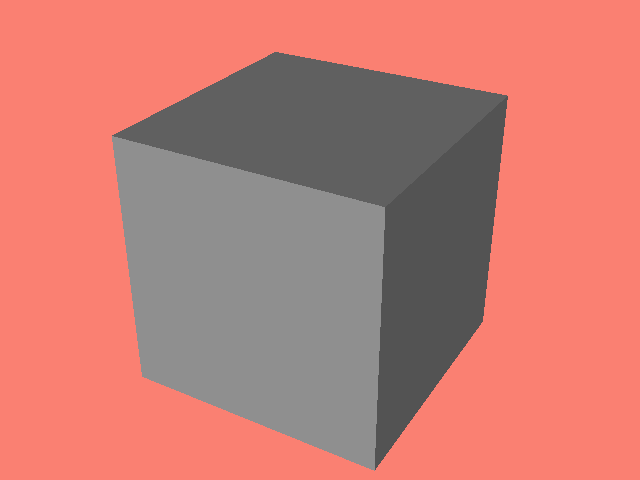

Generate this figure with Python:
#!/usr/bin/env python

# Construct a polyhedron (cube) using VTK_POLYHEDRON and render it.

# Factory overrides: importing these modules registers the OpenGL rendering
# and interaction style implementations for vtkRenderingCore factory classes.
import vtkmodules.vtkInteractionStyle  # noqa: F401
import vtkmodules.vtkRenderingOpenGL2  # noqa: F401
# VTK pipeline classes used in this example
from vtkmodules.vtkCommonCore import (
    vtkIdList,
    vtkPoints,
)
from vtkmodules.vtkCommonDataModel import (
    VTK_POLYHEDRON,
    vtkUnstructuredGrid,
)
from vtkmodules.vtkRenderingCore import (
    vtkActor,
    vtkDataSetMapper,
    vtkRenderWindow,
    vtkRenderWindowInteractor,
    vtkRenderer,
)

# Colors (normalized RGB)
silver_rgb = (0.75, 0.75, 0.75)
salmon_background_rgb = (0.980, 0.502, 0.447)

# Data: eight vertices of a cube
points = vtkPoints()
points.InsertNextPoint(-1.0, -1.0, -1.0)
points.InsertNextPoint(1.0, -1.0, -1.0)
points.InsertNextPoint(1.0, 1.0, -1.0)
points.InsertNextPoint(-1.0, 1.0, -1.0)
points.InsertNextPoint(-1.0, -1.0, 1.0)
points.InsertNextPoint(1.0, -1.0, 1.0)
points.InsertNextPoint(1.0, 1.0, 1.0)
points.InsertNextPoint(-1.0, 1.0, 1.0)

# Cell: a polyhedron defined by six quad faces
face_id = vtkIdList()
face_id.InsertNextId(6)  # number of faces

face_id.InsertNextId(4)  # face 0: back   (−z)
face_id.InsertNextId(0)
face_id.InsertNextId(3)
face_id.InsertNextId(2)
face_id.InsertNextId(1)

face_id.InsertNextId(4)  # face 1: left   (−x)
face_id.InsertNextId(0)
face_id.InsertNextId(4)
face_id.InsertNextId(7)
face_id.InsertNextId(3)

face_id.InsertNextId(4)  # face 2: front  (+z)
face_id.InsertNextId(4)
face_id.InsertNextId(5)
face_id.InsertNextId(6)
face_id.InsertNextId(7)

face_id.InsertNextId(4)  # face 3: right  (+x)
face_id.InsertNextId(5)
face_id.InsertNextId(1)
face_id.InsertNextId(2)
face_id.InsertNextId(6)

face_id.InsertNextId(4)  # face 4: bottom (−y)
face_id.InsertNextId(0)
face_id.InsertNextId(1)
face_id.InsertNextId(5)
face_id.InsertNextId(4)

face_id.InsertNextId(4)  # face 5: top    (+y)
face_id.InsertNextId(2)
face_id.InsertNextId(3)
face_id.InsertNextId(7)
face_id.InsertNextId(6)

ugrid = vtkUnstructuredGrid()
ugrid.SetPoints(points)
ugrid.InsertNextCell(VTK_POLYHEDRON, face_id)

# Mapper: map the polyhedron to graphics primitives
mapper = vtkDataSetMapper()
mapper.SetInputData(ugrid)

# Actor: set visual properties and color
actor = vtkActor()
actor.SetMapper(mapper)
actor.GetProperty().SetColor(silver_rgb)

# Renderer: assemble the scene
renderer = vtkRenderer()
renderer.AddActor(actor)
renderer.SetBackground(salmon_background_rgb)

# Window: display the rendered scene
render_window = vtkRenderWindow()
render_window.AddRenderer(renderer)
render_window.SetWindowName("polyhedron")
render_window.SetMultiSamples(0)
render_window.SetSize(640, 480)

# Interactor: handle mouse and keyboard events
render_window_interactor = vtkRenderWindowInteractor()
render_window_interactor.SetRenderWindow(render_window)

# Scene: configure the camera
renderer.ResetCamera()
renderer.GetActiveCamera().Azimuth(30)
renderer.GetActiveCamera().Elevation(30)

render_window_interactor.Initialize()
render_window_interactor.Start()
